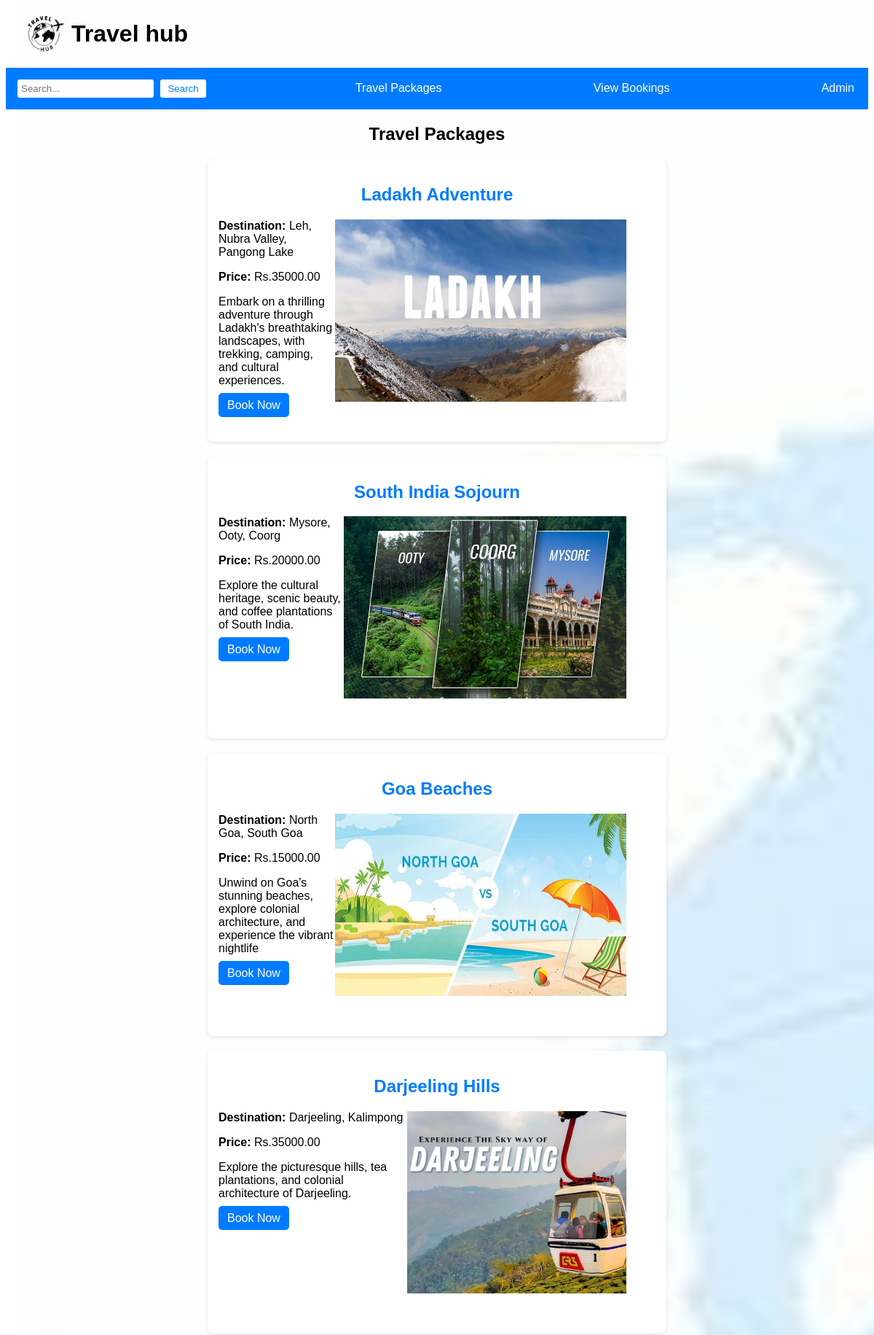
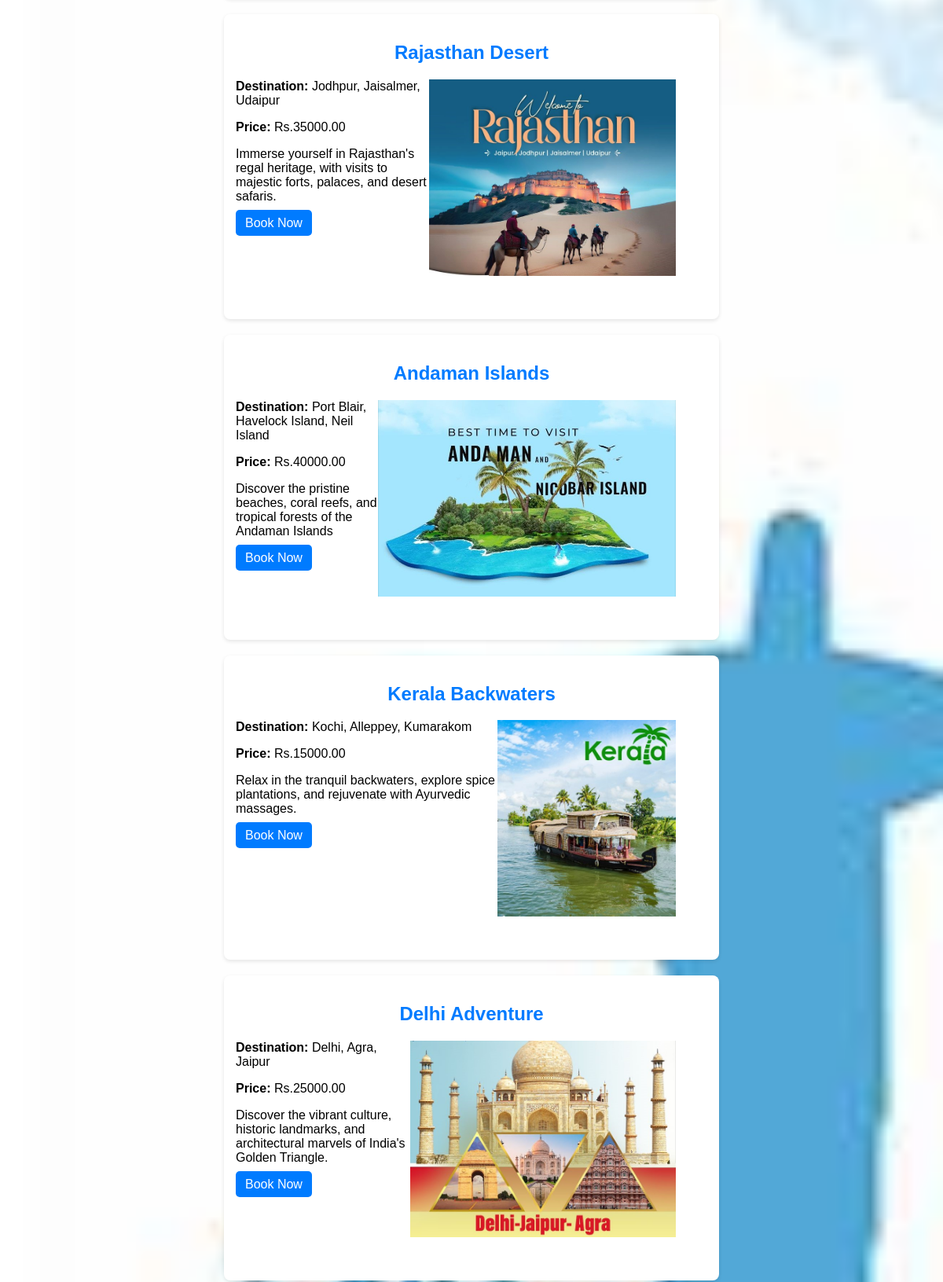
Screenshot of /bookings/search (signed in, upper part) with the database file from the repository (2 pictures, top to bottom).
### bookings/models.py (models this page shows, shortened)
class TravelPackage(models.Model):
    title = models.CharField(max_length=200)
    destination = models.CharField(max_length=100)
    description = models.TextField()
    price = models.DecimalField(max_digits=10, decimal_places=2)
    available_seats = models.PositiveIntegerField()
    image = models.ImageField(upload_to='packages/', blank=True, null=True)

### bookings/views.py (the view)
# urls.py: path('bookings/search', views.search, name='search'),
@login_required(login_url='login')
def search(request):
    query = request.GET.get('query', '')
    if query:
        packages = TravelPackage.objects.filter(
            Q(title__icontains=query) | Q(destination__icontains=query)
        )
    else:
        packages = TravelPackage.objects.all()
    return render(request, 'bookings/search.html', {'packages': packages, 'query': query})

### bookings/templates/bookings/search.html (shortened to what this page needs)
{% load static %}
<!DOCTYPE html>
<html lang="en">
<head>
</head>
<body>
    <header>
        <h1>
            <img src="{% static 'booking/images/logo2.png' %}" class="header-logo">
            Travel hub
        </h1>
        <nav>
            <form action="{% url 'search' %}" method="GET" class="search-container" style="display:inline;">
                <input type="text" name="query" placeholder="Search...">
                <button type="submit">Search</button>
            </form>
            <a href="/">Travel Packages</a>
            <a href="/bookings/">View Bookings</a>
            <a href="/admin/">Admin</a>
        </nav>
    </header>
    <h2>Travel Packages</h2>
    {% if packages %}
    {% for package in packages %}
    <div class="package">
        <h2>{{ package.title }}</h2>
        <img src="{{ package.image.url }}" alt="{{ package.name }}" class="package-image">
        <p><strong>Destination:</strong> {{ package.destination }}</p>
        <p><strong>Price:</strong> Rs.{{ package.price }}</p>
        <p>{{ package.description }}</p>
        <a href="/book/{{ package.id }}/">Book Now</a>
    </div>
    {% endfor %}
    {% else %}
    <p style="text-align: center;">No travel packages found matching your search criteria. Please try again with different keywords.</p>
    {% endif %}
</body>
</html>

### rows the page displays
TravelPackage: title "Ladakh Adventure", image (picture), destination "Leh, Nubra Valley, Pangong Lake", price "35000.00", description "Embark on a thrilling adventure through Ladakh's breathtaking landscapes, with trekking, camping, and cultural experiences."
TravelPackage: title "South India Sojourn", image (picture), destination "Mysore, Ooty, Coorg", price "20000.00", description "Explore the cultural heritage, scenic beauty, and coffee plantations of South India."
TravelPackage: title "Goa Beaches", image (picture), destination "North Goa, South Goa", price "15000.00", description "Unwind on Goa's stunning beaches, explore colonial architecture, and experience the vibrant nightlife"
TravelPackage: title "Darjeeling Hills", image (picture), destination "Darjeeling, Kalimpong", price "35000.00", description "Explore the picturesque hills, tea plantations, and colonial architecture of Darjeeling."
TravelPackage: title "Rajasthan Desert", image (picture), destination "Jodhpur, Jaisalmer, Udaipur", price "35000.00", description "Immerse yourself in Rajasthan's regal heritage, with visits to majestic forts, palaces, and desert safaris."
TravelPackage: title "Andaman Islands", image (picture), destination "Port Blair, Havelock Island, Neil Island", price "40000.00", description "Discover the pristine beaches, coral reefs, and tropical forests of the Andaman Islands"
TravelPackage: title "Kerala Backwaters", image (picture), destination "Kochi, Alleppey, Kumarakom", price "15000.00", description "Relax in the tranquil backwaters, explore spice plantations, and rejuvenate with Ayurvedic massages."
TravelPackage: title "Delhi Adventure", image (picture), destination "Delhi, Agra, Jaipur", price "25000.00", description "Discover the vibrant culture, historic landmarks, and architectural marvels of India's Golden Triangle."
